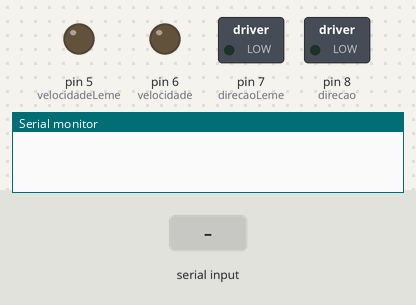
Simulated run of this sketch. Board: Arduino Uno, built with avr-gcc and run on an emulated ATmega328P. Parts: switched loads named in the sketch (green lamp = pin HIGH), output pins drawn as LEDs (lit = HIGH), the last lines printed to the serial monitor. The inputs (shaded band) are chosen by the test bench.

Above: at 1.2 s.
1.3 s: "8\n" received over Serial
At 2.4 s:
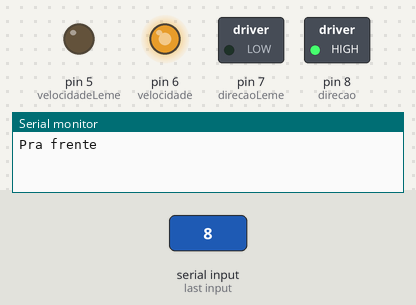
2.9 s: "2\n" received over Serial
At 3.6 s:
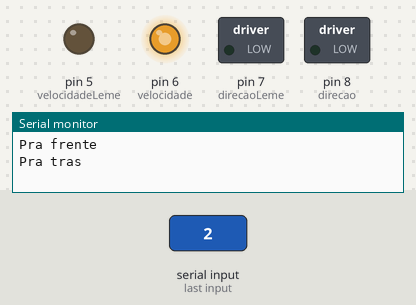
4.5 s: "4\n" received over Serial
At 4.67 s:
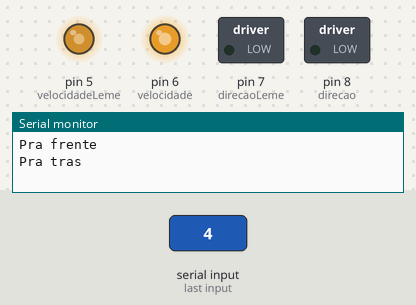
6.2 s: "90,45\n" received over Serial
At 6.8 s:
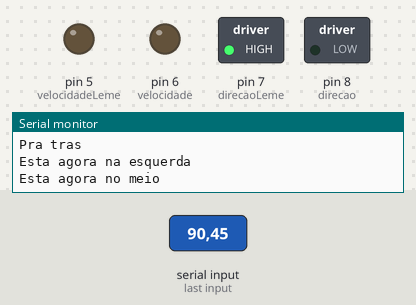
7.9 s: "6\n" received over Serial
At 8.07 s:
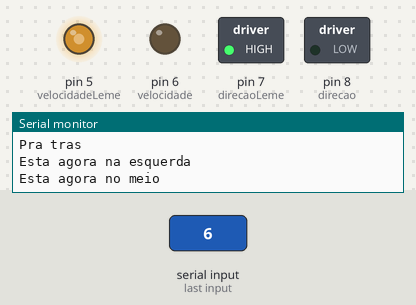
9.6 s: "30,150\n" received over Serial
At 9.77 s:
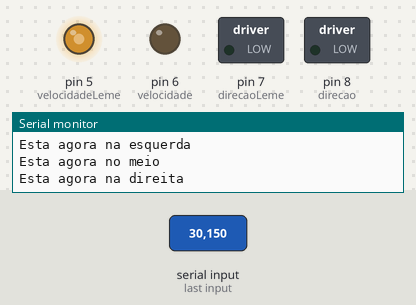
Timing chart, 0 to 12.3 s (numbered marks = the images above; inputs shaded):
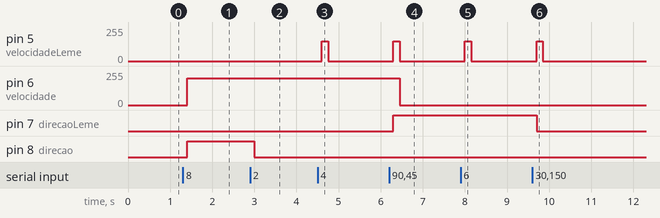

Measured:
- after the input at 1.3 s, pin 6 (velocidade): 0/255 → 200/255 after 0.10 s; pin 8 (direcao): LOW → HIGH after 0.10 s
- after the input at 2.9 s, pin 8 (direcao): HIGH → LOW after 0.10 s
- after the input at 4.5 s, pin 5 (velocidadeLeme): 0/255 → 150/255 after 0.10 s, → 0/255 0.15 s later
- after the input at 6.2 s, pin 5 (velocidadeLeme): 0/255 → 150/255 after 0.10 s, → 0/255 0.15 s later; pin 6 (velocidade): 200/255 → 0/255 after 0.25 s; pin 7 (direcaoLeme): LOW → HIGH after 0.10 s
- after the input at 7.9 s, pin 5 (velocidadeLeme): 0/255 → 150/255 after 0.10 s, → 0/255 0.15 s later
- after the input at 9.6 s, pin 5 (velocidadeLeme): 0/255 → 150/255 after 0.10 s, → 0/255 0.15 s later; pin 7 (direcaoLeme): HIGH → LOW after 0.10 s

The sketch:

barco.ino
```cpp
char buffer[18];
//Leme(portas 5 e 7) no M1 e Motor(portas 6 e 8) no M2
int valor;
int velocidadeLeme = 5; // HIGH = ligado, LOW = desligado
int velocidade = 6;
int direcaoLeme = 7; // HIGH = direita, LOW = esquerda
int direcao = 8;
int potenciometro = 1; // 0 = esquerda,1 = meio,  2 = direita
int servo = -1;
int motor = -1;

void setup()
{
  Serial.begin(9600);
  Serial.flush();

  pinMode(velocidade, OUTPUT);
  pinMode(direcao, OUTPUT);
  pinMode(velocidadeLeme, OUTPUT);
  pinMode(direcaoLeme, OUTPUT);
}

int converte(char *data){
  int val = strtol(data, NULL, 10);

  for(int x = 0; x<16; x++){
    buffer[x] = '\0';
  }
  Serial.flush();
  return val;
}
void metade_esquerda()
{
  digitalWrite(direcaoLeme, LOW);
  analogWrite(velocidadeLeme, 150);
  delay(150);
  digitalWrite(velocidadeLeme, LOW);
}
void giro_esquerda()
{
  digitalWrite(direcaoLeme, LOW);
  analogWrite(velocidadeLeme, 200);
  delay(300);
  digitalWrite(velocidadeLeme, LOW);
}
void metade_direita()
{
  digitalWrite(direcaoLeme, HIGH);
  analogWrite(velocidadeLeme, 150);
  delay(150);
  digitalWrite(velocidadeLeme, LOW);
}
void giro_direita()
{
  digitalWrite(direcaoLeme, HIGH);
  analogWrite(velocidadeLeme, 200);
  delay(300);
  digitalWrite(velocidadeLeme, LOW);
}


void loop()
{
  if(Serial.available() > 0){
    int index=0;
    delay(100);
    int numChar = Serial.available();
    if (numChar > 15){
      numChar=15;
    }
    while(numChar--){
      buffer[index++] = Serial.read();
    }
      valor = converte(buffer);
      if(valor == 8)
      {
        Serial.println("Pra frente");
      }
      if(valor == 2)
      {
        Serial.println("Pra tras");
      }
  }
  if(valor == 4 || valor == 5 || valor == 6)
    {
      servo = valor;
    }
    else
    {
      if(valor == 8 || valor == 2)
      {
        motor = valor;
      }
      else
      {
        motor = -1;
        servo = -1;
        if(potenciometro == 0)
        {
          metade_direita();
          potenciometro = 1;
          Serial.println("Esta agora no meio");
        }
        if(potenciometro == 2)
        {
          metade_esquerda();
          potenciometro = 1;
          Serial.println("Esta agora no meio");
        }
      }
    }

  switch(servo)
  {
    case 4: //leme pra esquerda
    if(potenciometro == 1)
    {
      metade_esquerda();
      potenciometro = 0;
      Serial.println("Esta agora na esquerda");
    }
    else{
      if(potenciometro == 2)
          {
            giro_esquerda();
            potenciometro = 0;
            Serial.println("Esta agora na esquerda");
          }
     }
    break;

    case 5: // leme pro meio
    if(potenciometro == 0)
    {
      metade_direita();
      potenciometro = 1;
      Serial.println("Esta agora no meio");
    }
    else{
      if(potenciometro == 2)
          {
            metade_esquerda();
            potenciometro = 1;
            Serial.println("Esta agora no meio");
          }
     }
    break;

    case 6: // leme pra direita
    if(potenciometro == 0)
    {
      giro_direita();
      potenciometro = 2;
      Serial.println("Esta agora na direita");
    }
    else
    {
      if(potenciometro == 1)
          {
            metade_direita();
            potenciometro = 2;
            Serial.println("Esta agora na direita");
          }
     }
    break;

    default:

    if(potenciometro == 1)
    {
      digitalWrite(velocidadeLeme, LOW);
    }
    else
    {
      if(potenciometro == 0)
      {
        metade_direita();
        potenciometro = 1;
      }
        if(potenciometro == 2)
        {
          metade_esquerda();
          potenciometro = 1;
        }
     }
    break;
  }
  switch(motor){

  case 2:
  digitalWrite(direcao, LOW);
  analogWrite(velocidade, 200);
  break;

  case 8:
  digitalWrite(direcao, HIGH);
  analogWrite(velocidade, 200);
  break;

  default:
  digitalWrite(velocidade, LOW);
  break;
  }
}
```
